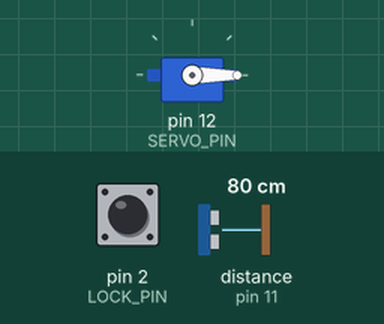
This sketch was run on a simulated Arduino Uno, built with avr-gcc and run on an emulated ATmega328P. Shown: servo. The inputs (shaded band) are chosen by the test bench; at power-on: pin 2 (LOCK_PIN) HIGH, distance to the obstacle (sensor on pin 11) 80 cm. The echo pulse lasts 58.3 µs per cm; what the sketch prints to the serial monitor is not drawn.

Above: at 1.2 s.
1.3 s: pin 2 (LOCK_PIN) pulled LOW for 0.15 s
At 2.13 s:
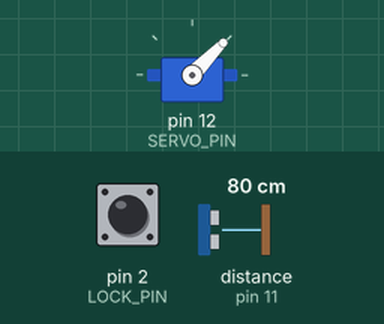
At 4.29 s:
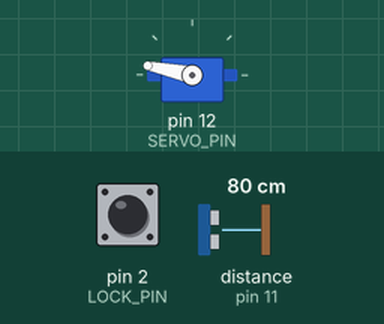
4.4 s: distance to the obstacle (sensor on pin 11) set to 250 cm
At 5.4 s:
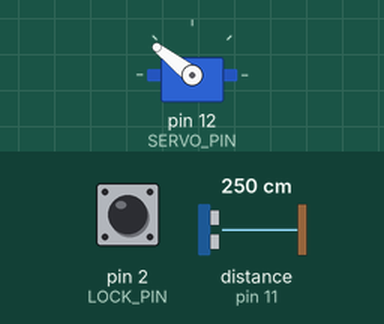
7.4 s: pin 2 (LOCK_PIN) pulled LOW for 1 s
9.9 s: pin 2 (LOCK_PIN) pulled LOW for 0.15 s
At 10.5 s:
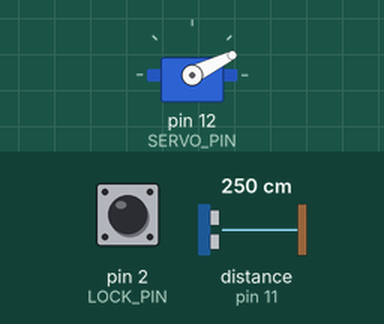
13.0 s: distance to the obstacle (sensor on pin 11) set to 60 cm
16.0 s: distance to the obstacle (sensor on pin 11) set to 120 cm
Timing chart, 0 to 20.0 s (numbered marks = the images above; inputs shaded):
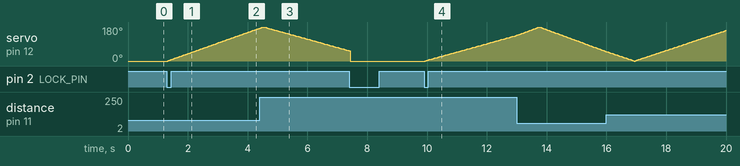

Measured:
- after the input at 1.3 s, servo on pin 12 (SERVO_PIN): moves from 0° to 174° over 3.1 s, starting at once
- after the input at 9.9 s, servo on pin 12 (SERVO_PIN): moves from 0° to 136° over 3.0 s, starting after 0.05 s

The sketch:

RadarLock.ino
```cpp
// ============================================================
//  RIPHAH INTERNATIONAL UNIVERSITY
//  Department of Electrical & Computer Engineering
//  Subject  : Digital Logic Design
//  Project  : Ultrasonic Radar with Pin-2 Lock System
//  Instructor   : Syed Hassaan
//  Authors:
//    Hanan Shafay  — SAP ID: 72442
//    Mohid Ahmed   — SAP ID: 73410
//    Umair Hassan  — SAP ID: 74825
// ============================================================
//
//  WIRING:
//    Servo Signal  → Pin 12
//    TRIG          → Pin 10
//    ECHO          → Pin 11
//    LOCK          → Pin 2
//      Pin 2 LOW (buttons held) = toggles radar ON
//      Pin 2 LOW again          = toggles radar OFF
//
//  HOW THE LOCK WORKS:
//    INPUT_PULLUP is used on pin 2.
//    Falling edge on pin 2 (HIGH → LOW) toggles radar state.
//    Holding pin 2 LOW does nothing after the first toggle.
// ============================================================

#include <Servo.h>

#define LOCK_PIN         2
#define TRIG_PIN        10
#define ECHO_PIN        11
#define SERVO_PIN       12

#define MAX_ANGLE        180
#define MIN_ANGLE          0
#define SWEEP_STEP         2
#define STEP_DELAY        30
#define STATUS_REPEAT_MS 500

Servo radarServo;

bool isLocked       = true;
bool radarOn        = false;
bool lastPinState   = true;   // HIGH = unpressed (INPUT_PULLUP default)

unsigned long lastStatusTime = 0;
int sweepAngle = 0;
int sweepDir   = 1;

// ─────────────────────────────────────────────────────────────
// sendStatus: sends "LOCKED." or "ACTIVE." — no newline ever.
// Processing buffers until '.' so the dot alone is enough.
// ─────────────────────────────────────────────────────────────
void sendStatus(bool locked) {
  Serial.print(locked ? "LOCKED." : "ACTIVE.");
}

// ─────────────────────────────────────────────────────────────
// sendData: sends "angle,distance." — no newline ever.
// ─────────────────────────────────────────────────────────────
void sendData(int angle, int distance) {
  Serial.print(angle);
  Serial.print(',');
  Serial.print(distance);
  Serial.print('.');
}

// ─────────────────────────────────────────────────────────────
int measureDistance() {
  digitalWrite(TRIG_PIN, LOW);
  delayMicroseconds(2);
  digitalWrite(TRIG_PIN, HIGH);
  delayMicroseconds(10);
  digitalWrite(TRIG_PIN, LOW);
  long dur = pulseIn(ECHO_PIN, HIGH, 25000UL);
  if (dur == 0) return 999;
  return (int)(dur * 0.01715);
}

// ─────────────────────────────────────────────────────────────
// activateRadar: called on falling edge when radar is OFF
// ─────────────────────────────────────────────────────────────
void activateRadar() {
  isLocked   = false;
  radarOn    = true;
  sweepAngle = 0;
  sweepDir   = 1;
  sendStatus(false);
}

// ─────────────────────────────────────────────────────────────
// lockRadar: called on falling edge when radar is ON
// ─────────────────────────────────────────────────────────────
void lockRadar() {
  isLocked = true;
  radarOn  = false;
  radarServo.write(0);
  sendStatus(true);
}

// ─────────────────────────────────────────────────────────────
void setup() {
  Serial.begin(9600);

  pinMode(LOCK_PIN, INPUT_PULLUP);
  pinMode(TRIG_PIN, OUTPUT);
  pinMode(ECHO_PIN, INPUT);
  radarServo.attach(SERVO_PIN);
  radarServo.write(0);

  lastStatusTime = millis();
  sendStatus(true);
}

// ─────────────────────────────────────────────────────────────
void loop() {
  unsigned long now = millis();
  bool currentPin = digitalRead(LOCK_PIN);  // HIGH = unpressed, LOW = pressed

  // ── 1. Detect falling edge (HIGH → LOW) and toggle ─────
  if (lastPinState == HIGH && currentPin == LOW) {
    lastStatusTime = now;
    if (radarOn) {
      lockRadar();
    } else {
      activateRadar();
    }
  }

  lastPinState = currentPin;

  // ── 2. While locked: keep telling Processing ───────────
  if (isLocked) {
    if (now - lastStatusTime >= STATUS_REPEAT_MS) {
      sendStatus(true);
      lastStatusTime = now;
    }
    return;
  }

  // ── 3. While active: sweep and send data ───────────────
  radarServo.write(sweepAngle);
  delay(STEP_DELAY);

  int dist = measureDistance();
  sendData(sweepAngle, dist);

  sweepAngle += sweepDir * SWEEP_STEP;
  if (sweepAngle >= MAX_ANGLE) { sweepAngle = MAX_ANGLE; sweepDir = -1; }
  if (sweepAngle <= MIN_ANGLE) { sweepAngle = MIN_ANGLE; sweepDir =  1; }
}
```
